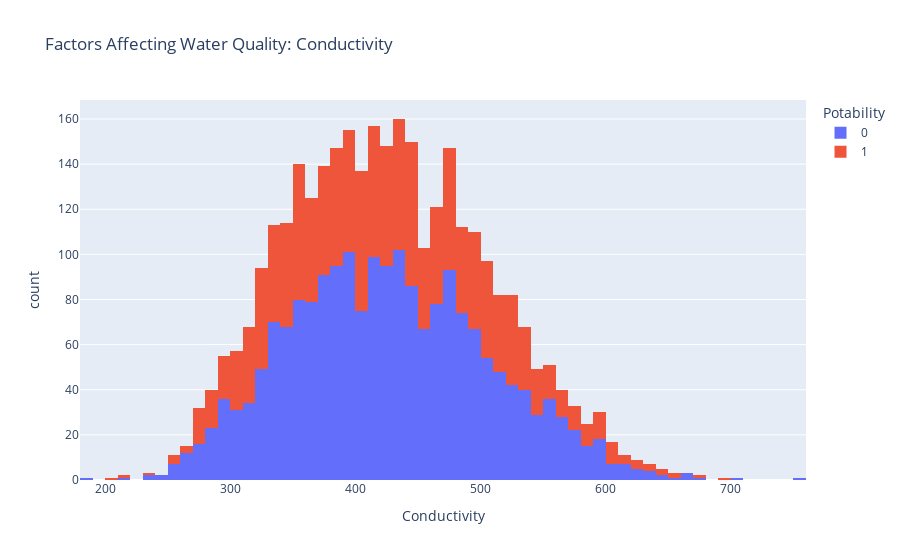

The notebook cell this image was saved under:
### Markdown cell above
The next factor affecting water quality:

### Code cell
figure = px.histogram(data, x = "Conductivity", 
                      color = "Potability", 
                      title= "Factors Affecting Water Quality: Conductivity")
figure.show()

### Figure 1 — Plotly figure (JSON) as saved in the notebook; plotly's stock layout.template omitted (floating-point values rounded to 4 significant figures; data arrays with more than 128 entries replaced by an {"elided": "..."} marker saying what was removed)
{"data": [{"alignmentgroup": "True", "bingroup": "x", "hovertemplate": "Potability=0<br>Conductivity=%{x}<br>count=%{y}<extra></extra>", "legendgroup": "0", "marker": {"color": "#636efa", "pattern": {"shape": ""}}, "name": "0", "offsetgroup": "0", "orientation": "v", "showlegend": true, "type": "histogram", "x": {"elided": "1998 float values"}, "xaxis": "x", "yaxis": "y"}, {"alignmentgroup": "True", "bingroup": "x", "hovertemplate": "Potability=1<br>Conductivity=%{x}<br>count=%{y}<extra></extra>", "legendgroup": "1", "marker": {"color": "#EF553B", "pattern": {"shape": ""}}, "name": "1", "offsetgroup": "1", "orientation": "v", "showlegend": true, "type": "histogram", "x": {"elided": "1278 float values"}, "xaxis": "x", "yaxis": "y"}], "layout": {"barmode": "relative", "legend": {"title": {"text": "Potability"}, "tracegroupgap": 0}, "title": {"text": "Factors Affecting Water Quality: Conductivity"}, "xaxis": {"anchor": "y", "domain": [0, 1], "title": {"text": "Conductivity"}}, "yaxis": {"anchor": "x", "domain": [0, 1], "title": {"text": "count"}}}}
